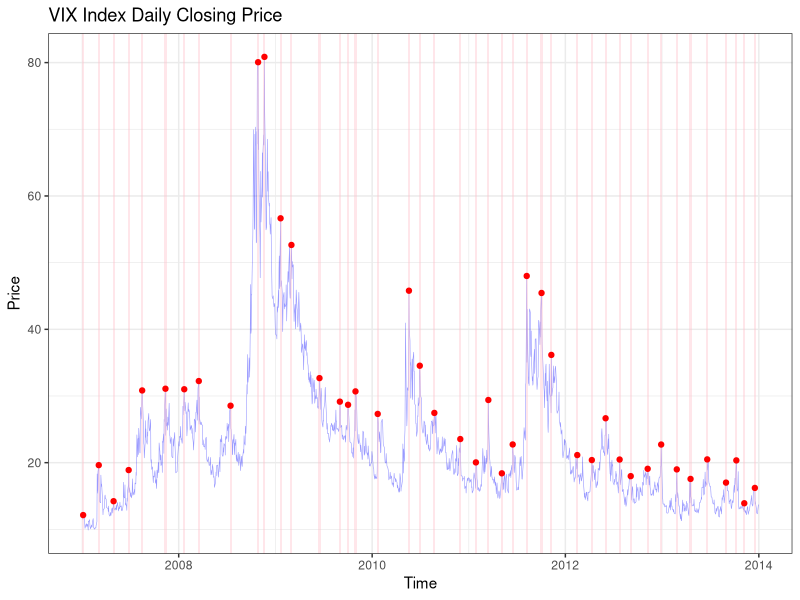

Reproduce this figure in R.
#Time-series Data Visualization using ggplot

library(ggplot2)
data = read.csv("vix_timeseries_data.csv",header = T,stringsAsFactor = F)
data$Date <- as.Date(as.character(data$Date),format = "%Y%m%d")
data_date = data$Date
data_price = data$Vix_Price

#find local maximas 1D algorithm 
find_local_maximas <- function (x, m){
  shape <- diff(sign(diff(x, na.pad = FALSE)))
  local_maximas <- sapply(which(shape < 0), FUN = function(i){
    z <- i - m + 1
    z <- ifelse(z > 0, z, 1)
    w <- i + m + 1
    w <- ifelse(w < length(x), w, length(x))
    if(all(x[c(z : i, (i + 2) : w)] <= x[i + 1])) return(i + 1) else return(numeric(0))
  })
  local_maximas <- unlist(local_maximas)
  local_maximas
} #source: https://github.com/stas-g/findPeaks

#create a data frame for local maximas only
peak_index = find_local_maximas(data_price, m = 15) 
local_maxima_result <-data.frame(Date = data_date[peak_index],Vix_Price = data_price[peak_index])
local_date = local_maxima_result$Date
local_peak = local_maxima_result$Vix_Price
dt = 4

#visualize Vix time-series data
ggplot() +
  geom_line(mapping = aes(data_date,data_price),color = "blue",size = 0.2,alpha = 0.4) + theme_bw() +
  labs(title = "VIX Index Daily Closing Price", x = "Time", y = "Price") +
  geom_rect(data = local_maxima_result, mapping = aes(xmin = local_date - dt, xmax = local_date + dt, 
            ymin = -Inf, ymax = +Inf),fill = 'pink',alpha = 0.4,linetype = "blank") +
  geom_point(data = local_maxima_result, mapping = aes(x = local_date, y = local_peak),
             color = "red", size = 1.5)




